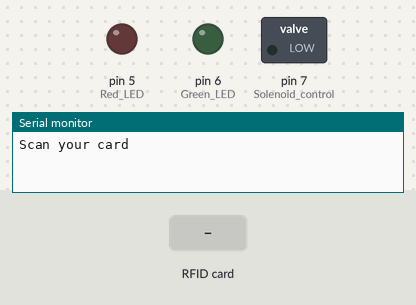
A sketch run on a simulated Arduino Uno, built with avr-gcc and run on an emulated ATmega328P. Parts: switched loads named in the sketch (green lamp = pin HIGH), output pins drawn as LEDs (lit = HIGH), the last lines printed to the serial monitor. The test bench sets the inputs (shaded band). Pins used as bus, display or sensor lines are not drawn.

Above: at 1.2 s.
1.3 s: RFID card C6 FD C5 32 held to the reader
At 2.3 s:
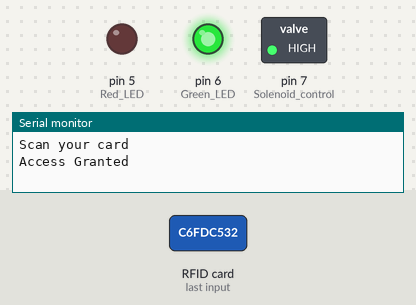
4.3 s: RFID card 5E 7A 19 C4 held to the reader
At 4.7 s:
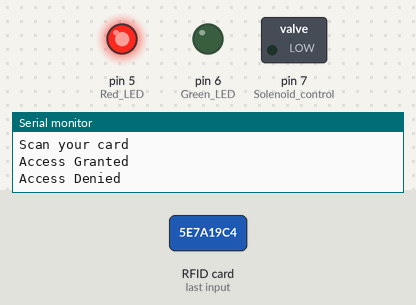
7.3 s: RFID card 32 D7 0F 0B held to the reader
At 8.4 s:
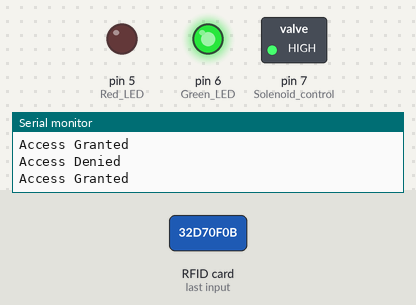
Timing chart, 0 to 10.8 s (numbered marks = the images above; inputs shaded):
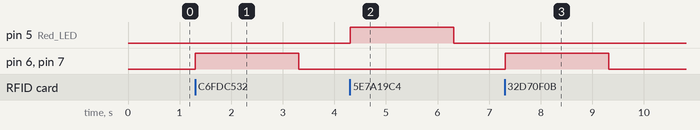

Measured:
- after the input at 1.3 s, pin 6 (Green_LED), pin 7 (Solenoid_control): LOW → HIGH at once, → LOW 2.0 s later
- after the input at 4.3 s, pin 5 (Red_LED): LOW → HIGH at once, → LOW 2.0 s later
- after the input at 7.3 s, pin 6 (Green_LED), pin 7 (Solenoid_control): LOW → HIGH at once, → LOW 2.0 s later

The sketch:

RFID.ino
```cpp
#include <SPI.h>
#include <MFRC522.h>

#define RSTPIN 9
#define SSPIN 10
MFRC522 rc(SSPIN, RSTPIN);

// Two allowed RFID card UIDs
byte defcard[2][4] = {
  {0xC6, 0xFD, 0xC5, 0x32},
  {0x32, 0xD7, 0x0F, 0x0B}
};

byte readcard[4];

void setup() {
  Serial.begin(9600);
  SPI.begin();
  rc.PCD_Init();

  pinMode(6, OUTPUT); // Green LED (access granted)
  pinMode(5, OUTPUT); // Red LED (access denied)
  pinMode(7, OUTPUT); // Solenoid control (via relay or MOSFET)

  digitalWrite(7, LOW); // Make sure solenoid is off at start

  Serial.println("Scan your card");
}

void loop() {
  if (!getid()) return;

  bool match = false;
  for (int i = 0; i < 2; i++) {
    if (!memcmp(readcard, defcard[i], 4)) {
      match = true;
      break;
    }
  }

  if (match) {
    Serial.println("Access Granted");
    digitalWrite(6, HIGH);    // Green LED on
    digitalWrite(7, HIGH);    // Solenoid activated
    delay(2000);
    digitalWrite(6, LOW);
    digitalWrite(7, LOW);     // Solenoid off
  } else {
    Serial.println("Access Denied");
    digitalWrite(5, HIGH);    // Red LED on
    delay(2000);
    digitalWrite(5, LOW);
  }

  delay(500);
}

int getid() {
  if (!rc.PICC_IsNewCardPresent()) return 0;
  if (!rc.PICC_ReadCardSerial()) return 0;

  for (int i = 0; i < 4; i++) {
    readcard[i] = rc.uid.uidByte[i];
  }

  rc.PICC_HaltA();
  return 1;
}
```
